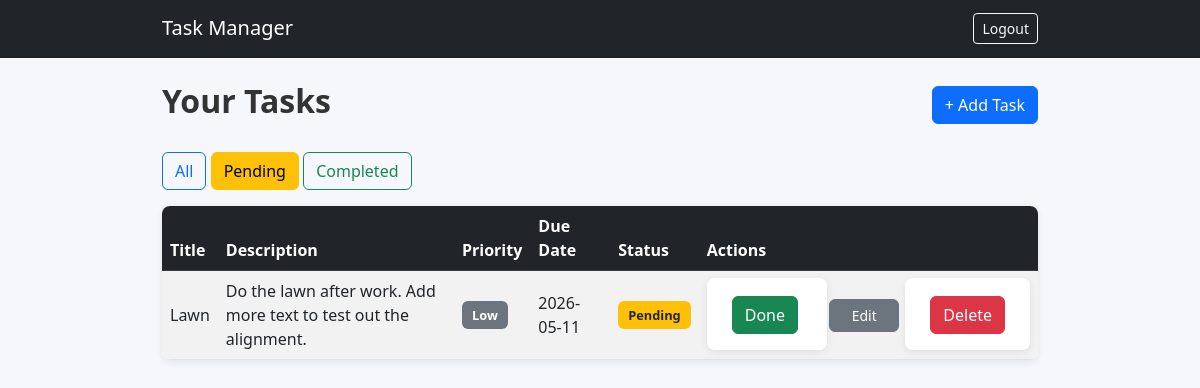
The page /dashboard?filter=pending (signed in) on the database as committed earlier.
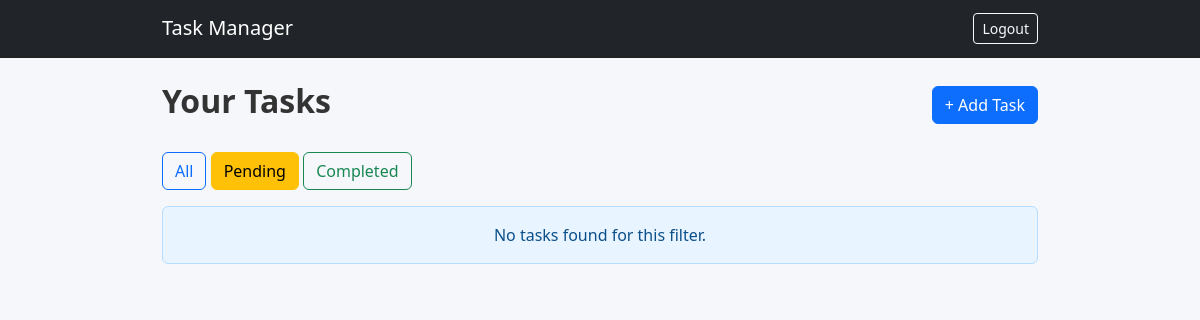
The same page on the database as committed later.
### tables this page shows
CREATE TABLE tasks (
    id INTEGER PRIMARY KEY AUTOINCREMENT,
    user_id INTEGER NOT NULL,
    title TEXT NOT NULL,
    description TEXT,
    priority TEXT DEFAULT 'Medium',
    due_date TEXT,
    completed INTEGER DEFAULT 0,
    FOREIGN KEY (user_id) REFERENCES users(id)
);

### app.py (the view)
@app.route("/dashboard", methods=["GET"])
def dashboard():
    if "user_id" not in session:
        return redirect(url_for("login"))
    filter_option = request.args.get("filter", "all")
    conn = get_db()
    cur = conn.cursor()
    if filter_option == "completed":
        cur.execute(
            "SELECT * FROM tasks WHERE user_id = ? AND completed = 1",
            (session["user_id"],)
        )
    elif filter_option == "pending":
        cur.execute(
            "SELECT * FROM tasks WHERE user_id = ? AND completed = 0",
            (session["user_id"],)
        )
    else:
        cur.execute(
            "SELECT * FROM tasks WHERE user_id = ?",
            (session["user_id"],)
        )
    tasks = cur.fetchall()
    conn.close()
    return render_template(
        "dashboard.html",
        tasks=tasks,
        filter_option=filter_option,
        current_date=str(date.today())
    )

### app.py (called while the page is built)
def get_db():
    conn = sqlite3.connect(DATABASE)
    conn.row_factory = sqlite3.Row
    return conn

### templates/dashboard.html (shortened to what this page needs)
{% extends "base.html" %}
{% block content %}
<div class="d-flex justify-content-between align-items-center mb-4">
    <h2>Your Tasks</h2>
    <a href="{{ url_for('add_task') }}" class="btn btn-primary">+ Add Task</a>
</div>
<div class="mb-3">
    <a href="{{ url_for('dashboard', filter='all') }}"
       class="btn btn-outline-primary {% if filter_option == 'all' %}active{% endif %}">
        All
    </a>
    <a href="{{ url_for('dashboard', filter='pending') }}"
       class="btn btn-outline-warning {% if filter_option == 'pending' %}active{% endif %}">
        Pending
    </a>
    <a href="{{ url_for('dashboard', filter='completed') }}"
       class="btn btn-outline-success {% if filter_option == 'completed' %}active{% endif %}">
        Completed
    </a>
</div>
{% if tasks|length == 0 %}
    <div class="alert alert-info text-center">
        No tasks found for this filter.
    </div>
{% else %}
    <table class="table table-striped table-hover">
        <thead class="table-dark">
            <tr>
                <th>Title</th>
                <th>Description</th>
                <th>Priority</th>
                <th>Due Date</th>
                <th>Status</th>
                <th style="width: 180px;">Actions</th>
            </tr>
        </thead>
        <tbody>
            {% for task in tasks %}
            <tr class="
            ">
                <td class="{% if task.completed %}text-decoration-line-through text-muted{% endif %}">
                    {{ task.title }}
                </td>
                <td class="{% if task.completed %}text-decoration-line-through text-muted{% endif %}">
                    {{ task.description }}
                </td>
                <td>
                    {% if task.priority == "High" %}
                        <span class="badge bg-danger">High</span>
                    {% elif task.priority == "Medium" %}
                        <span class="badge bg-primary">Medium</span>
                    {% else %}
                        <span class="badge bg-secondary">Low</span>
                    {% endif %}
                </td>
                <td>
                    {% if task.due_date %}
                        {% if not task.completed and task.due_date < current_date %}
                            <span class="text-danger fw-bold">{{ task.due_date }} (Overdue)</span>
                        {% else %}
                            {{ task.due_date }}
                        {% endif %}
                    {% else %}
                        <span class="text-muted">No date</span>
                    {% endif %}
                </td>
                <td>
                    {% if task.completed %}
                        <span class="badge bg-success">Completed</span>
                    {% else %}
                        <span class="badge bg-warning text-dark">Pending</span>
                    {% endif %}
                </td>
                <td class="actions-cell">
                    {% if not task.completed %}
                        <form method="POST" action="{{ url_for('complete_task', task_id=task.id) }}"
                            style="display:inline;">
                            <button class="btn btn-success">Done</button>
                        </form>
                    {% endif %}
                    <a href="{{ url_for('edit_task', task_id=task.id) }}"
                       class="btn btn-secondary">Edit</a>
                    <form method="POST" action="{{ url_for('delete_task', task_id=task.id) }}"
                        onsubmit="return confirm('Delete this task?');" style="display:inline;">
                        <button class="btn btn-danger">Delete</button>
                    </form>
                </td>
            </tr>
            {% endfor %}
        </tbody>
    </table>
{% endif %}
{% endblock %}

Rows that differ between the two databases and show on the page:
removed tasks: title "Lawn", description "Do the lawn after work. Add more text to test out the alignment.", priority "Low", due_date "2026-05-11", completed "Pending"
Other text that changed with them:
text no longer shown: "Title Description Priority Due Date Status Actions"
text now shown: "No tasks found for this filter."
